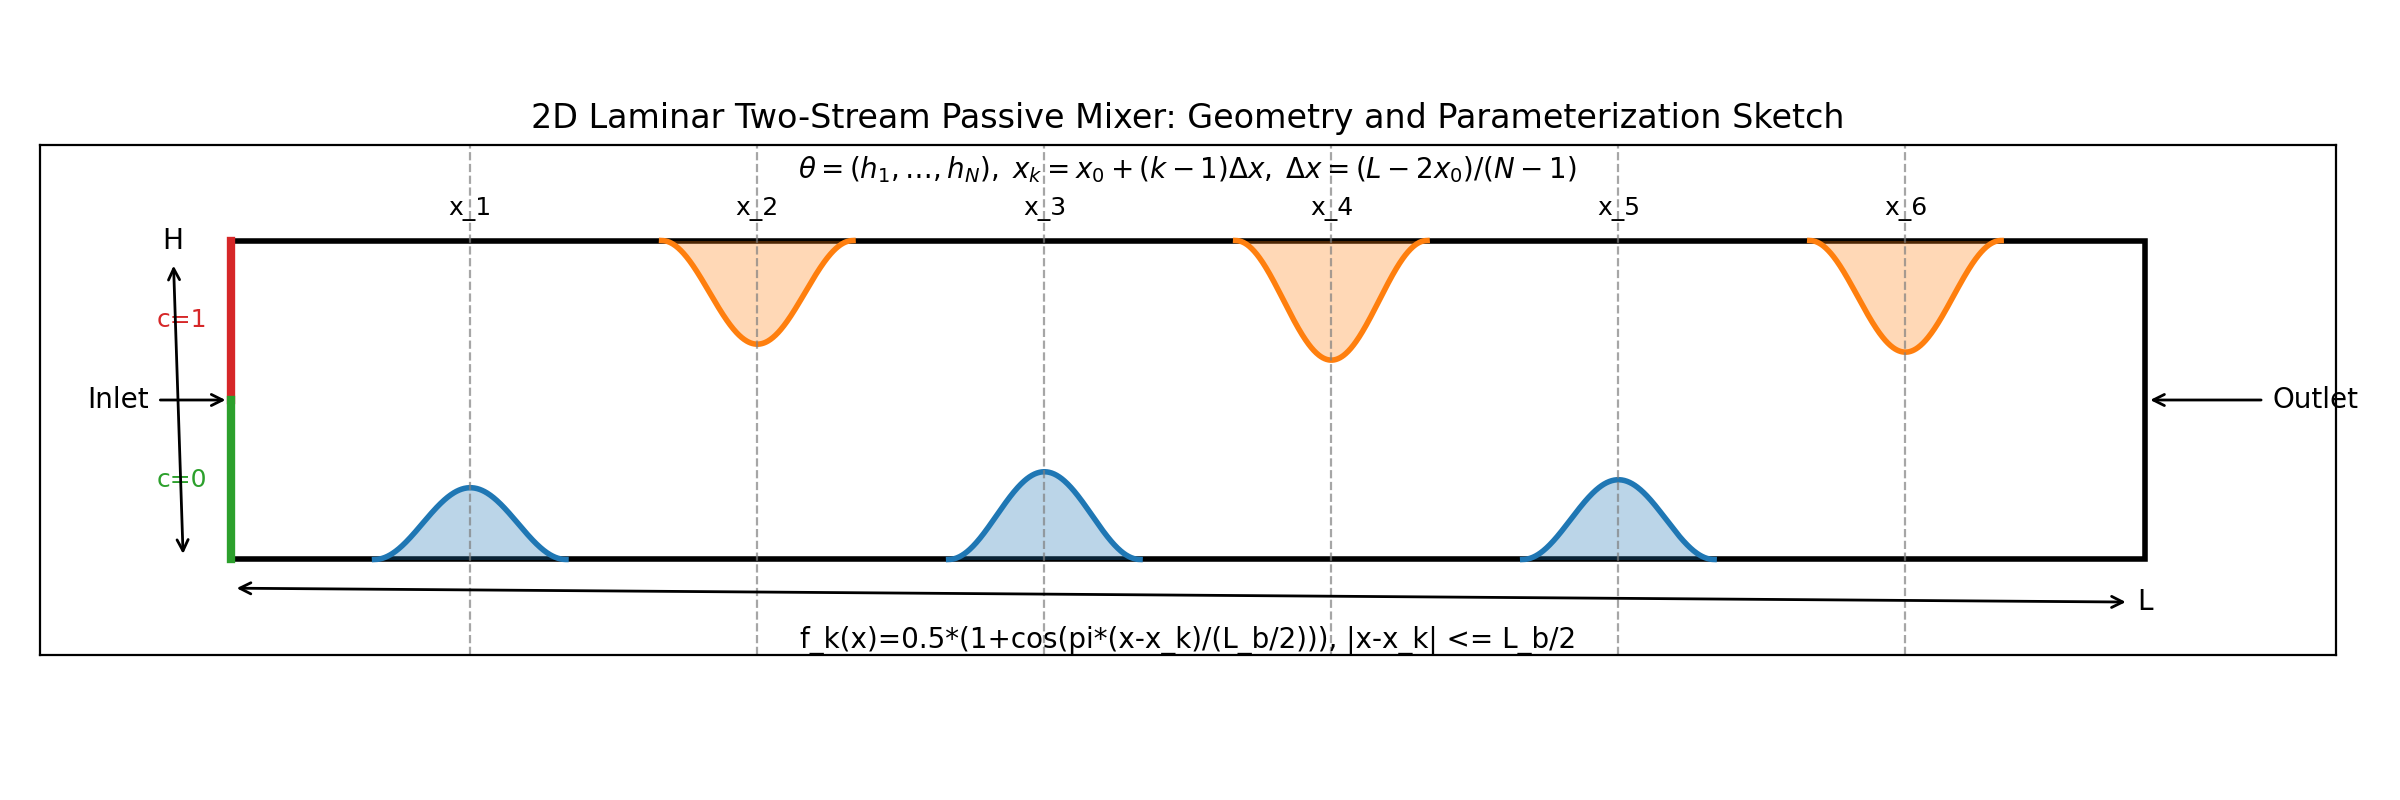

The Python source for this figure:
import os

import matplotlib.pyplot as plt
import numpy as np
from matplotlib.patches import Rectangle


def shape_function(x, xk, Lb):
    s = (x - xk) / (Lb / 2.0)
    out = 0.5 * (1.0 + np.cos(np.pi * s))
    out[np.abs(x - xk) > (Lb / 2.0)] = 0.0
    return out


def draw_mixer_sketch(output_png):
    # Geometric parameters used for illustration only.
    L = 12.0
    H = 2.0
    N = 6
    x0 = 1.5
    Lb = 1.2
    h = np.array([0.45, 0.65, 0.55, 0.75, 0.50, 0.70])

    delta_x = (L - 2.0 * x0) / (N - 1)
    xk = np.array([x0 + i * delta_x for i in range(N)])

    fig, ax = plt.subplots(figsize=(12, 4), dpi=150)

    # Channel domain boundary.
    ax.add_patch(Rectangle((0, 0), L, H, fill=False, linewidth=2.0, edgecolor='black'))

    # Alternating baffles with cosine-tip parameterization.
    for i in range(N):
        x_left = xk[i] - Lb / 2.0
        x_right = xk[i] + Lb / 2.0
        xb = np.linspace(x_left, x_right, 300)
        fk = shape_function(xb, xk[i], Lb)

        if (i + 1) % 2 == 1:
            yb = h[i] * fk
            ax.fill_between(xb, 0.0, yb, color='tab:blue', alpha=0.30, linewidth=0)
            ax.plot(xb, yb, color='tab:blue', linewidth=2.0)
        else:
            yb = H - h[i] * fk
            ax.fill_between(xb, yb, H, color='tab:orange', alpha=0.30, linewidth=0)
            ax.plot(xb, yb, color='tab:orange', linewidth=2.0)

        ax.axvline(xk[i], ymin=0.0, ymax=1.0, color='gray', linestyle='--', linewidth=0.8, alpha=0.7)
        ax.text(xk[i], H + 0.12, f"x_{i+1}", ha='center', va='bottom', fontsize=9)

    # Inlet scalar split marker.
    ax.plot([0, 0], [H / 2.0, H], color='tab:red', linewidth=3)
    ax.plot([0, 0], [0, H / 2.0], color='tab:green', linewidth=3)
    ax.text(-0.15, 0.75 * H, 'c=1', ha='right', va='center', fontsize=9, color='tab:red')
    ax.text(-0.15, 0.25 * H, 'c=0', ha='right', va='center', fontsize=9, color='tab:green')

    # Core annotations.
    ax.annotate('Inlet', xy=(0, H / 2.0), xytext=(-0.9, H / 2.0), arrowprops=dict(arrowstyle='->', lw=1.0), va='center')
    ax.annotate('Outlet', xy=(L, H / 2.0), xytext=(L + 0.8, H / 2.0), arrowprops=dict(arrowstyle='->', lw=1.0), va='center')

    ax.annotate('L', xy=(0, -0.18), xytext=(L, -0.18), arrowprops=dict(arrowstyle='<->', lw=1.0), ha='center', va='top')
    ax.annotate('H', xy=(-0.3, 0), xytext=(-0.3, H), arrowprops=dict(arrowstyle='<->', lw=1.0), ha='right', va='center')

    ax.text(
        L * 0.5,
        H + 0.35,
        r'$\theta=(h_1,\ldots,h_N),\;x_k=x_0+(k-1)\Delta x,\;\Delta x=(L-2x_0)/(N-1)$',
        ha='center',
        va='bottom',
        fontsize=10,
    )
    ax.text(
        L * 0.5,
        -0.42,
        'f_k(x)=0.5*(1+cos(pi*(x-x_k)/(L_b/2))), |x-x_k| <= L_b/2',
        ha='center',
        va='top',
        fontsize=10,
    )

    ax.set_xlim(-1.2, L + 1.2)
    ax.set_ylim(-0.6, H + 0.6)
    ax.set_aspect('equal', adjustable='box')
    ax.set_xticks([])
    ax.set_yticks([])
    ax.set_title('2D Laminar Two-Stream Passive Mixer: Geometry and Parameterization Sketch')

    fig.tight_layout()
    fig.savefig(output_png, dpi=200)
    plt.close(fig)


if __name__ == '__main__':
    output = os.path.join(os.path.dirname(__file__), 'passive_mixer_parameterization_sketch.png')
    draw_mixer_sketch(output)
